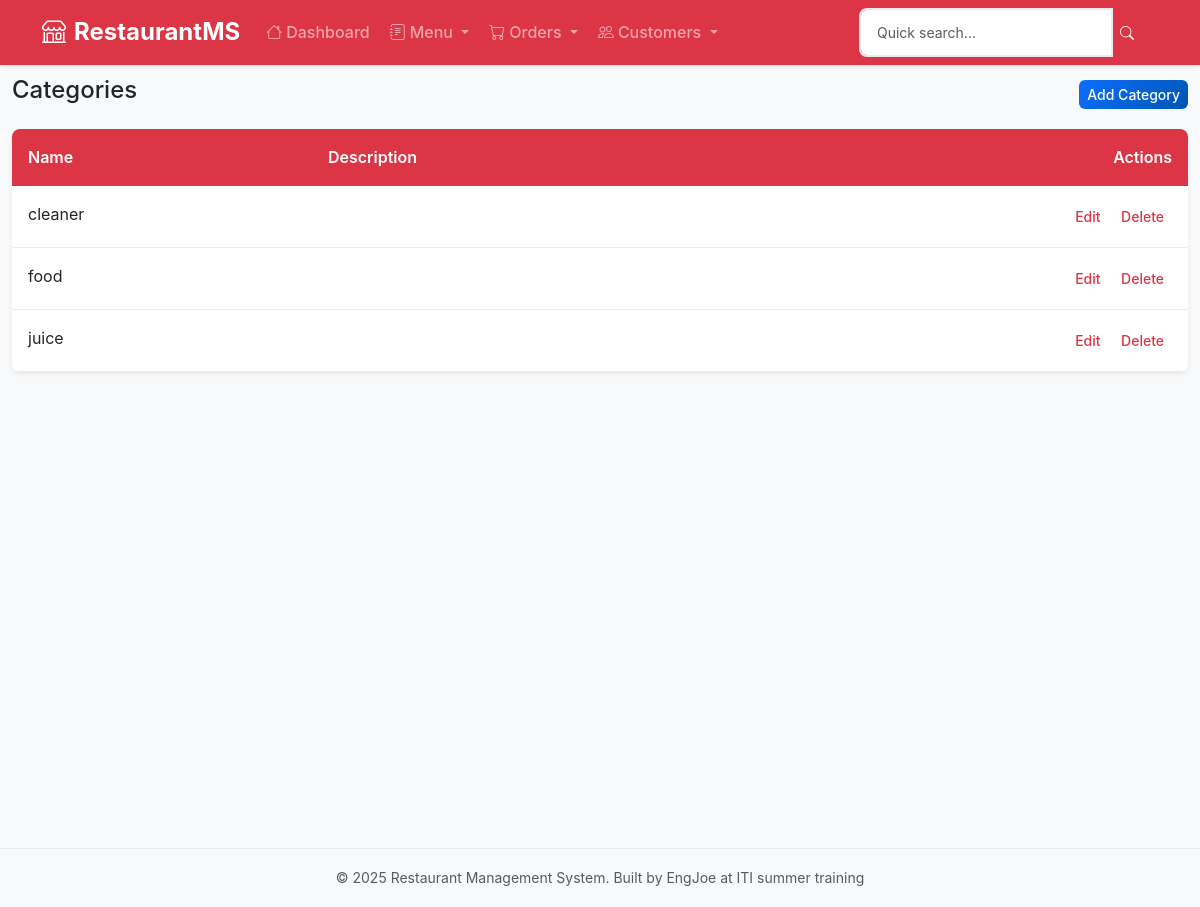
The app's page /menu/categories/, older data.
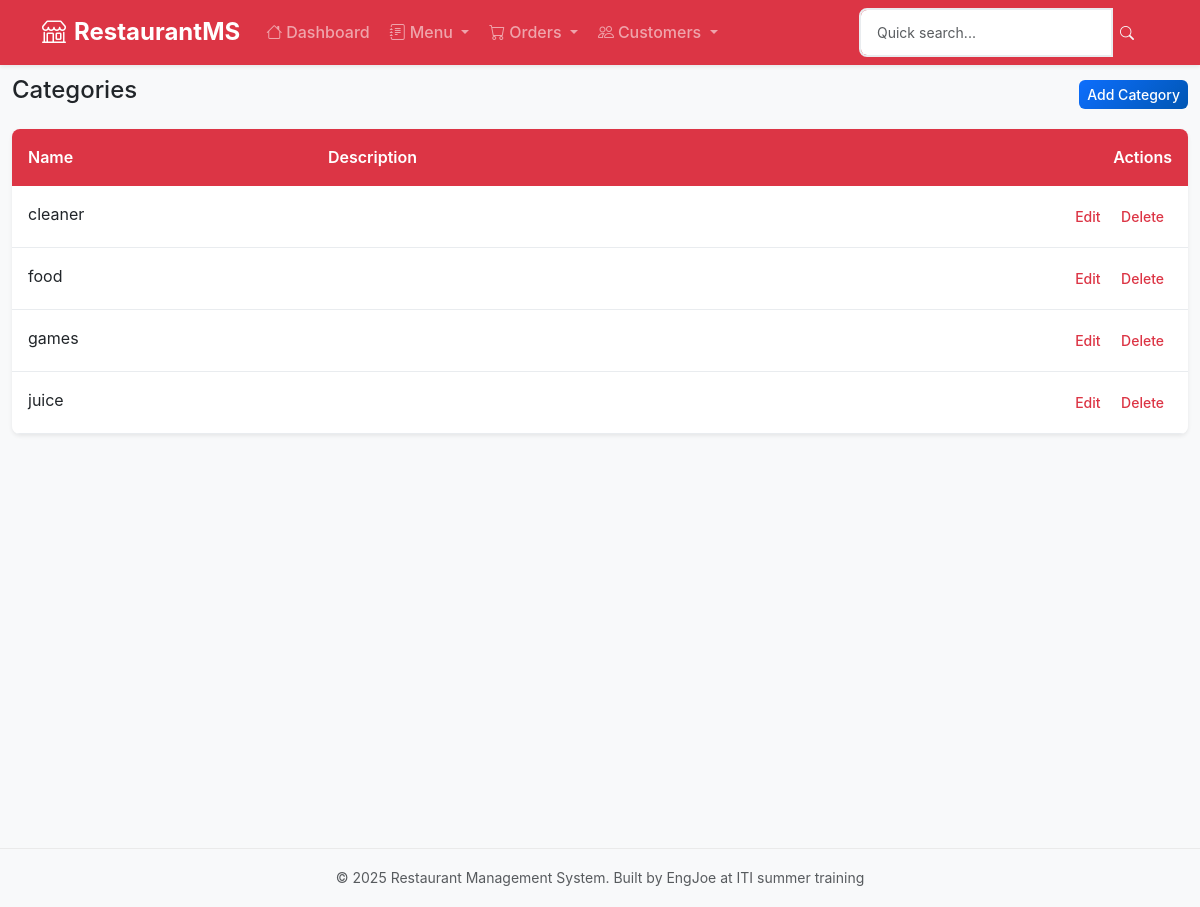
The same page, newer data.
### menu/models.py (models this page shows, shortened)
class Category(models.Model):
    name = models.CharField(max_length=100)
    description = models.TextField(blank=True)
    created_at = models.DateTimeField(auto_now_add=True)
    class Meta:
        verbose_name_plural = "Categories"

### menu/views.py (the view)
# urls.py: path('categories/', views.CategoryListView.as_view(), name='category_list'),
class CategoryListView(ListView):
    model = Category
    template_name = 'menu/category_list.html'
    context_object_name = 'categories'
    paginate_by = 10
    def get_queryset(self):
        return Category.objects.prefetch_related('items').order_by('name')

### menu/templates/menu/category_list.html (shortened to what this page needs)
{% extends 'base.html' %}
{% load crispy_forms_tags %}
{% block content %}
    <div class="d-flex justify-content-between align-items-center mb-3">
        <h4>Categories</h4>
        <a href="{% url 'menu:category_create' %}"
           class="btn btn-sm btn-primary">Add Category</a>
    </div>
    <table class="table table-sm table-hover">
        <thead>
            <tr>
                <th>Name</th>
                <th>Description</th>
                <th class="text-end">Actions</th>
            </tr>
        </thead>
        <tbody>
            {% for cat in categories %}
                <tr>
                    <td>{{ cat.name }}</td>
                    <td class="text-muted small">{{ cat.description|truncatechars:60 }}</td>
                    <td class="text-end">
                        <a href="{% url 'menu:category_edit' cat.pk %}"
                           class="btn btn-sm btn-outline-primary">Edit</a>
                        <a href="{% url 'menu:category_delete' cat.pk %}"
                           class="btn btn-sm btn-outline-danger">Delete</a>
                    </td>
                </tr>
            {% empty %}
                <tr>
                    <td colspan="3">No categories yet.</td>
                </tr>
            {% endfor %}
        </tbody>
    </table>
{% endblock %}

Row changes from the older to the newer data that the page shows:
added Category: name "games"
